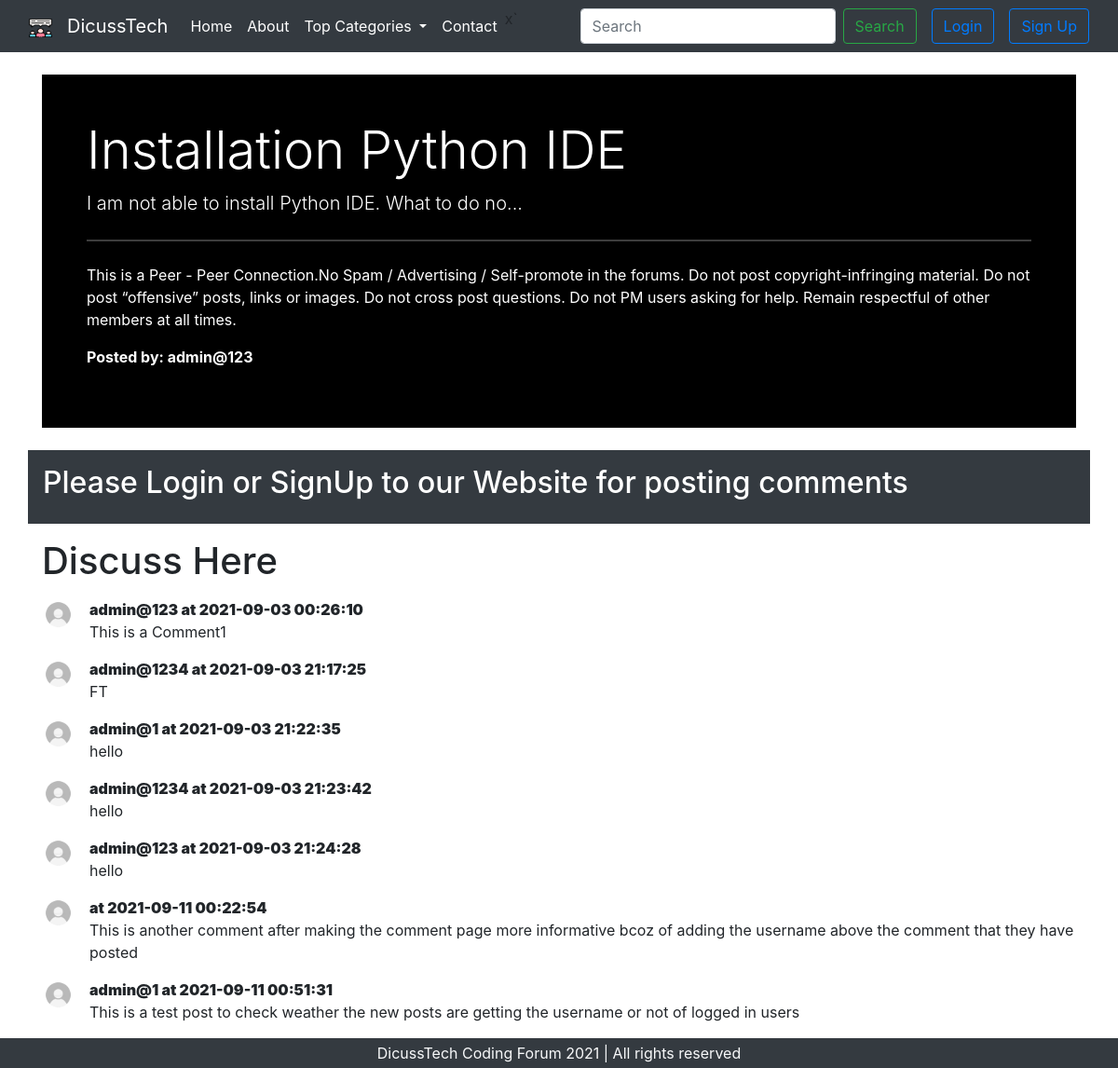
The app's page /threads.php?threadid=1 with its own data.
### tables this page shows
CREATE TABLE `thread` (
  `thread_id` int(5) NOT NULL,
  `thread_title` varchar(255) NOT NULL,
  `thread_desc` text NOT NULL,
  `thread_cat_id` int(4) NOT NULL,
  `thread_user_id` int(4) NOT NULL,
  `timestamp` datetime NOT NULL DEFAULT current_timestamp()
);

CREATE TABLE `users` (
  `user_id` int(8) NOT NULL,
  `username` varchar(50) NOT NULL,
  `userpass` varchar(255) NOT NULL,
  `timestamp` datetime NOT NULL DEFAULT current_timestamp()
);

CREATE TABLE `comments` (
  `comment_id` int(5) NOT NULL,
  `comment_desc` text NOT NULL,
  `thread_id` int(5) NOT NULL,
  `commented_by` int(5) NOT NULL,
  `comment_time` datetime NOT NULL DEFAULT current_timestamp()
);

### threads.php (the view, shortened to what this page needs)
<?php
include ("repeatedcode/_dbconnection.php");
?>
<!doctype html>
<html lang="en">
  <head>
    <link href="https://cdn.jsdelivr.net/npm/bootstrap@5.1.0/dist/css/bootstrap.min.css" rel="stylesheet">
    <link rel="stylesheet" href="https://maxcdn.bootstrapcdn.com/bootstrap/4.0.0/css/bootstrap.min.css">
  </head>
  <body>
    <?php include('repeatedcode/_header.php') ?>
    <?php
    $id = $_GET['threadid'];
    $sql = "SELECT * FROM thread WHERE thread_id = $id";
    $result = $connection -> query($sql);
    while($categories_row = $result -> fetch_assoc()){
        $thread_name = $categories_row['thread_title'];
        $thread_desc = $categories_row['thread_desc'];
        $posted_by_name = $categories_row['thread_user_id'];
        $fetchuser = "SELECT username FROM users WHERE user_id = $posted_by_name";
        $fetchuser_result = mysqli_query($connection, $fetchuser);
        $fetchuser_row = mysqli_fetch_assoc($fetchuser_result);
        $posted_by_name = $fetchuser_row['username'];
    }
    ?>
    <div class="container my-4">
        <div class="bg-black p-5 rounded-lg m-6" style="color:white;" >
            <strong><h1 class="display-4"><?php echo $thread_name ?></h1></strong>
            <p class="lead"><?php echo $thread_desc ?></p>
            <hr class="my-4">
            <p>This is a Peer - Peer Connection.No Spam / Advertising / Self-promote in the forums. Do not post copyright-infringing material. Do not post “offensive” posts, links or images. Do not cross post questions. Do not PM users asking for help. Remain respectful of other members at all times.</p>
            <p><b>Posted by: <?php echo $posted_by_name; ?></b></p>
        </div>
    </div>
<?php
if(isset($_SESSION['loggin']) && $_SESSION['loggin'] == true){
echo '<div class="container">
        <form action="'.$_SERVER['REQUEST_URI'].'" method="post" id="threadpage">
          <div class="form-group">
            <h1>Post your Comment</h1>
            <label for="commemt">Type your comment</label>
            <textarea class="form-control" id="comment" rows="3" name="comment"></textarea>
          </div>
          <input type="hidden" name="user_id" value="'. $_SESSION['userid'] .'">
          <h1></h1>
          <button type="submit" class="btn btn-primary">Post Comment</button>
        </form>
      </div>';
}
else{
  echo '<div class="container p-3 my-3 bg-dark text-white">
          <h2>Please Login or SignUp to our Website for posting comments</h2>
        </div>';
}
?>
    <div class="container">
      <h1>Discuss Here</h1>
      <?php
        $id = $_GET['threadid'];
        $sql = "SELECT * FROM comments WHERE thread_id = $id";
        $result = $connection -> query($sql);
        while($categories_row = $result -> fetch_assoc()){
            $display_comment = $categories_row['comment_desc'];
            $comment_time = $categories_row['comment_time'];
            $comment_user_id = $categories_row['commented_by'];
            $sql2 = "SELECT username FROM users WHERE user_id = $comment_user_id";
            $result2 = mysqli_query($connection, $sql2);
            $fetch_commented_user = mysqli_fetch_assoc($result2);
            echo '<div class="media my-3">
                    <img class="mr-3" src="aesthetics/default_user.jpg" width="35px" alt="Generic placeholder image">
                    <div class="media-body">
                      <p class="font-weight-bold my-0"><b> '. $fetch_commented_user['username'] .' at '. $comment_time .' </b></p>
                      '. $display_comment .'
                    </div>
                  </div>';
        }
      ?>
    </div>
    <?php include('repeatedcode/_footer.php') ?>
  </body>
</html>

### records on screen
thread: thread_title "Installation Python IDE", thread_desc "I am not able to install Python IDE. What to do no..."
users: username "admin@123"
comments: users.username "admin@123", comment_time "2021-09-03 00:26:10", comment_desc "This is a Comment1"
comments: users.username "admin@1234", comment_time "2021-09-03 21:17:25", comment_desc "FT"
comments: users.username "admin@1", comment_time "2021-09-03 21:22:35", comment_desc "hello"
comments: users.username "admin@1234", comment_time "2021-09-03 21:23:42", comment_desc "hello"
comments: users.username "admin@123", comment_time "2021-09-03 21:24:28", comment_desc "hello"
comments: comment_time "2021-09-11 00:22:54", comment_desc "This is another comment after making the comment page more informative bcoz of adding the username above the comment that they have posted"
comments: users.username "admin@1", comment_time "2021-09-11 00:51:31", comment_desc "This is a test post to check weather the new posts are getting the username or not of logged in users"
